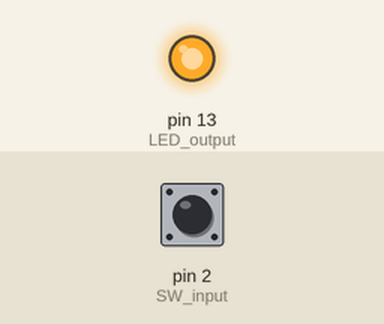
Recording of a sketch running on a simulated Arduino Uno, built with avr-gcc and run on an emulated ATmega328P. Parts: output pins drawn as LEDs (lit = HIGH). The inputs (shaded band) are chosen by the test bench; at power-on: pin 2 (SW_input) HIGH.

Above: at 1.2 s.
1.3 s: pin 2 (SW_input) pulled LOW for 0.15 s
At 1.37 s:
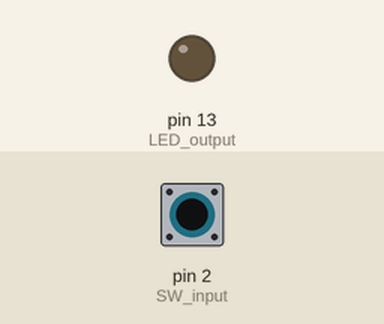
2.9 s: pin 2 (SW_input) pulled LOW for 3.2 s
At 7.3 s:
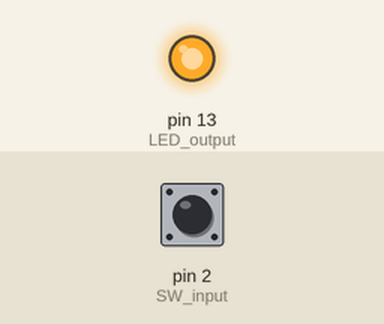
Timing chart, 0 to 8.8 s (numbered marks = the images above; inputs shaded):
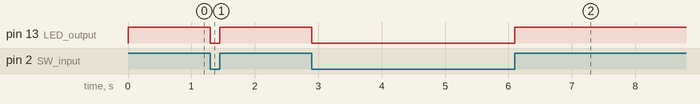

The sketch:

06-2.ino
```cpp
int LED_output = 13;
int SW_input = 2;

void setup() {
  pinMode(LED_output, OUTPUT);
  pinMode(SW_input, INPUT);
}

void loop() {
  int PUL_U_val = digitalRead(SW_input);

  if(PUL_U_val == LOW) {                  //SW-ON
    digitalWrite(LED_output,LOW); }
  else {                                  //SW-OFF
    digitalWrite(LED_output,HIGH); }
}
```

Measured:
- after the input at 1.3 s, pin 13 (LED_output): HIGH → LOW at once, → HIGH 0.15 s later
- after the input at 2.9 s, pin 13 (LED_output): HIGH → LOW at once, → HIGH 3.2 s later
